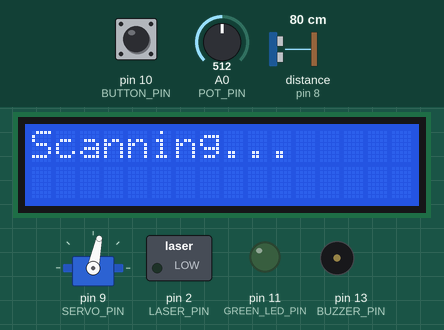
A sketch run on a simulated Arduino Uno, built with avr-gcc and run on an emulated ATmega328P. On the bench: servo, 16×2 character LCD, switched loads named in the sketch (green lamp = pin HIGH), output pins drawn as LEDs (lit = HIGH), buzzer (waves = sounding). Wiring (inferred from the names in the program): ultrasonic range finder: trigger pin 7; echo pin 8. Inputs (shaded band) come from the test bench; at power-on: pin 10 (BUTTON_PIN) HIGH, distance to the obstacle (sensor on pin 8) 80 cm, A0 (POT_PIN) = 512. The echo pulse lasts 58.3 µs per cm; pins used as bus, display or sensor lines are not drawn.

Above: at 1.2 s.
1.3 s: pin 10 (BUTTON_PIN) pulled LOW for 0.15 s
At 2.5 s:
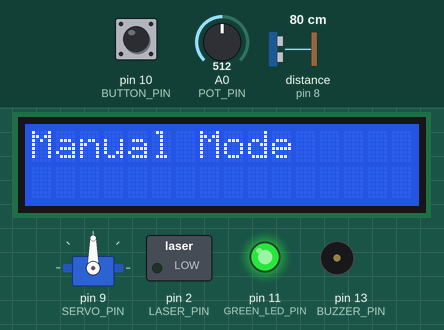
2.9 s: distance to the obstacle (sensor on pin 8) set to 12 cm
4.4 s: distance to the obstacle (sensor on pin 8) set to 9 cm
At 4.73 s:
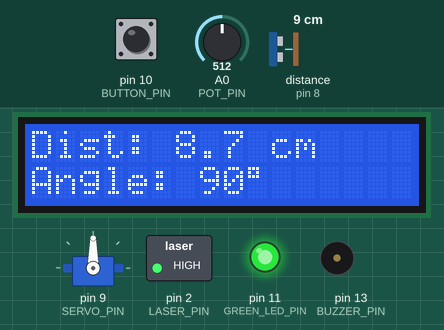
6.0 s: A0 (POT_PIN) set to 716
At 6.41 s:
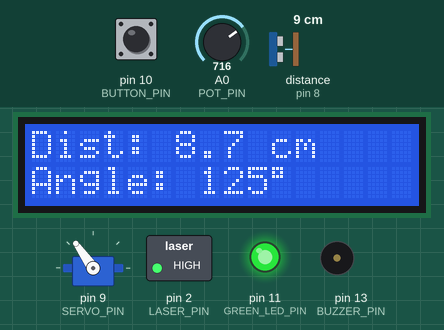
8.8 s: A0 (POT_PIN) set to 306
At 10.57 s:
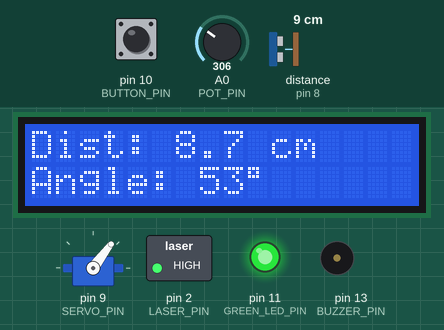
10.6 s: A0 (POT_PIN) set to 0
At 11.21 s:
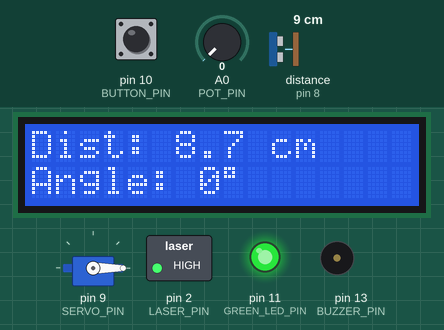
Timing chart, 0 to 13.9 s (numbered marks = the images above; inputs shaded):
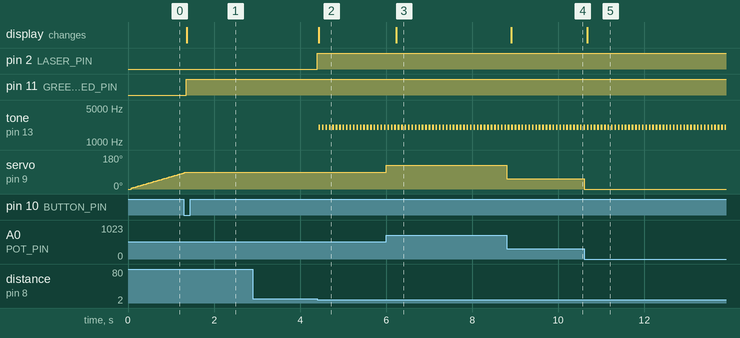

Measured:
- the behaviour switches between 11 and 10 cm on distance to the obstacle (sensor on pin 8) (found by bisection; images 1 and 2)
- after the input at 1.3 s, pin 11 (GREEN_LED_PIN): LOW → HIGH after 0.05 s; servo on pin 9 (SERVO_PIN): goes on until 1.4 s, then stays 90°; the display: changes after 0.07 s (image 1)
- after the input at 2.9 s, every drawn part: stays the same
- after the input at 4.4 s, pin 2 (LASER_PIN): LOW → HIGH at once; tone on pin 13 (BUZZER_PIN): alternates 2000 Hz for 0.04 s and silent for 0.04 s, starting at once; the display: changes at once (image 2)
- after the input at 6.0 s, servo on pin 9 (SERVO_PIN): 90° → 125° at once; the display: changes after 0.23 s (image 3)
- after the input at 8.8 s, servo on pin 9 (SERVO_PIN): 125° → 53° at once; the display: changes after 0.11 s (image 4)
- after the input at 10.6 s, servo on pin 9 (SERVO_PIN): 53° → 0° at once; the display: changes after 0.07 s (image 5)

The sketch:

arduino_radar.ino
```cpp
#include <Servo.h>
#include <Wire.h>
#include <LiquidCrystal_I2C.h>

const int SERVO_PIN = 9;
const int TRIG_PIN = 7;
const int ECHO_PIN = 8;
const int BUZZER_PIN = 13;
const int BUTTON_PIN = 10;
const int GREEN_LED_PIN = 11;
const int POT_PIN = A0;
const int LASER_PIN = 2;

Servo sweepServo;
LiquidCrystal_I2C lcd(0x27, 16, 2);

bool manualMode = false;

int lastButtonReading = HIGH;
int stableButtonState = HIGH;
unsigned long lastDebounceTime = 0;
const unsigned long debounceDelay = 50;

int currentAngle = 0;
int sweepDirection = 1;
unsigned long lastStepTime = 0;
const int stepDelay = 15;

const float ENTER_THRESHOLD_CM = 10.0;
const float EXIT_THRESHOLD_CM = 12.0;

const int REQUIRED_CONSISTENT_READINGS = 1;
int enterCount = 0;
int exitCount = 0;
bool inContactZone = false;

bool beepedThisLeg = false;

bool showingContact = false;
float snapshotDistance = 0;
int snapshotAngle = 0;

unsigned long lastSensorRead = 0;
const int sensorReadInterval = 40;

bool buzzerActive = false;
unsigned long buzzerStartTime = 0;
const int buzzerDuration = 90;
const int buzzerFreq = 2000;

const int manualBuzzerFreq = 2000;
const unsigned long manualBeepOnTime = 30;
const unsigned long manualBeepOffTime = 30;
bool manualBuzzerOn = false;
unsigned long manualBuzzerToggleTime = 0;
bool lastObjectInRange = false;

void setup() {
  Serial.begin(9600);

  sweepServo.attach(SERVO_PIN);
  sweepServo.write(currentAngle);

  pinMode(TRIG_PIN, OUTPUT);
  pinMode(ECHO_PIN, INPUT);
  digitalWrite(TRIG_PIN, LOW);

  pinMode(BUZZER_PIN, OUTPUT);
  pinMode(BUTTON_PIN, INPUT_PULLUP);
  pinMode(GREEN_LED_PIN, OUTPUT);
  digitalWrite(GREEN_LED_PIN, LOW);

  pinMode(LASER_PIN, OUTPUT);
  digitalWrite(LASER_PIN, LOW);

  lcd.init();
  lcd.backlight();
  lcd.setCursor(0, 0);
  lcd.print("Scanning...");
}

float readDistanceCM() {
  digitalWrite(TRIG_PIN, LOW);
  delayMicroseconds(2);
  digitalWrite(TRIG_PIN, HIGH);
  delayMicroseconds(10);
  digitalWrite(TRIG_PIN, LOW);

  long duration = pulseIn(ECHO_PIN, HIGH, 25000);
  if (duration == 0) return -1;

  return duration * 0.0343 / 2.0;
}

void handleButton() {
  int reading = digitalRead(BUTTON_PIN);

  if (reading != lastButtonReading) {
    lastDebounceTime = millis();
  }

  if ((millis() - lastDebounceTime) > debounceDelay) {
    if (reading != stableButtonState) {
      stableButtonState = reading;

      if (stableButtonState == LOW) {
        manualMode = !manualMode;
        digitalWrite(GREEN_LED_PIN, manualMode ? HIGH : LOW);

        noTone(BUZZER_PIN);
        buzzerActive = false;
        manualBuzzerOn = false;
        lastObjectInRange = false;
        inContactZone = false;
        enterCount = 0;
        exitCount = 0;
        beepedThisLeg = false;
        showingContact = false;
        digitalWrite(LASER_PIN, LOW);

        lcd.clear();
        if (manualMode) {
          lcd.setCursor(0, 0);
          lcd.print("Manual Mode");
        } else {
          lcd.setCursor(0, 0);
          lcd.print("Scanning...");
        }
      }
    }
  }

  lastButtonReading = reading;
}

void triggerPing() {
  buzzerActive = true;
  buzzerStartTime = millis();
  tone(BUZZER_PIN, buzzerFreq);
}

void updateSweepBuzzer() {
  if (!buzzerActive) return;
  if (millis() - buzzerStartTime >= buzzerDuration) {
    noTone(BUZZER_PIN);
    buzzerActive = false;
  }
}

void updateManualBuzzer(bool objectInRange) {
  if (!objectInRange) {
    if (manualBuzzerOn) {
      noTone(BUZZER_PIN);
      manualBuzzerOn = false;
    }
    return;
  }

  unsigned long now = millis();
  if (manualBuzzerOn) {
    if (now - manualBuzzerToggleTime >= manualBeepOnTime) {
      noTone(BUZZER_PIN);
      manualBuzzerOn = false;
      manualBuzzerToggleTime = now;
    }
  } else {
    if (now - manualBuzzerToggleTime >= manualBeepOffTime) {
      tone(BUZZER_PIN, manualBuzzerFreq);
      manualBuzzerOn = true;
      manualBuzzerToggleTime = now;
    }
  }
}

void showContactScreen(float distance, int angle) {
  lcd.setCursor(0, 0);
  lcd.print("Dist: ");
  lcd.print(distance, 1);
  lcd.print(" cm   ");

  lcd.setCursor(0, 1);
  lcd.print("Angle: ");
  lcd.print(angle);
  lcd.print((char)223);
  lcd.print("   ");
}

void runSweepMode() {
  unsigned long nowStep = millis();
  unsigned long elapsed = nowStep - lastStepTime;
  if (elapsed >= (unsigned long)stepDelay) {
    int stepsToMove = elapsed / stepDelay;
    lastStepTime += (unsigned long)stepsToMove * stepDelay;

    currentAngle += sweepDirection * stepsToMove;

    if (currentAngle >= 180) {
      currentAngle = 180;
      sweepDirection = -1;
      beepedThisLeg = false;
    } else if (currentAngle <= 0) {
      currentAngle = 0;
      sweepDirection = 1;
      beepedThisLeg = false;
    }

    sweepServo.write(currentAngle);
  }

  if (millis() - lastSensorRead >= sensorReadInterval) {
    lastSensorRead = millis();
    float distance = readDistanceCM();

    if (distance <= 0) {
      distance = 999.0;
    }

    bool justEnteredZone = false;

    if (!inContactZone) {
      if (distance <= ENTER_THRESHOLD_CM) {
        enterCount++;
        if (enterCount >= REQUIRED_CONSISTENT_READINGS) {
          inContactZone = true;
          justEnteredZone = true;
          enterCount = 0;
          exitCount = 0;
        }
      } else {
        enterCount = 0;
      }
    } else {
      if (distance > EXIT_THRESHOLD_CM) {
        exitCount++;
        if (exitCount >= REQUIRED_CONSISTENT_READINGS) {
          inContactZone = false;
          enterCount = 0;
          exitCount = 0;

          beepedThisLeg = false;

          if (showingContact) {
            lcd.clear();
            lcd.setCursor(0, 0);
            lcd.print("Scanning...");
            showingContact = false;
          }
        }
      } else {
        exitCount = 0;
      }
    }

    if (justEnteredZone) {
      digitalWrite(LASER_PIN, HIGH);

      snapshotDistance = distance;
      snapshotAngle = currentAngle;

      if (!showingContact) {
        lcd.clear();
        showingContact = true;
      }
      showContactScreen(snapshotDistance, snapshotAngle);

      beepedThisLeg = true;
      triggerPing();

      // UPDATED: Delay changed from 100ms (0.1s) to 250ms (0.25s)
      delay(250);

      digitalWrite(LASER_PIN, LOW);

      lastStepTime = millis();
      lastSensorRead = millis();

    } else if (inContactZone && !beepedThisLeg) {
      triggerPing();
      beepedThisLeg = true;
    }
  }

  updateSweepBuzzer();
}

void runManualMode() {
  int potValue = analogRead(POT_PIN);
  int manualAngle = map(potValue, 0, 1023, 0, 180);
  sweepServo.write(manualAngle);

  if (millis() - lastSensorRead >= sensorReadInterval) {
    lastSensorRead = millis();
    float distance = readDistanceCM();

    if (distance <= 0) {
      distance = 999.0;
    }

    if (distance <= ENTER_THRESHOLD_CM) {
      digitalWrite(LASER_PIN, HIGH);

      lcd.setCursor(0, 0);
      lcd.print("Dist: ");
      lcd.print(distance, 1);
      lcd.print(" cm   ");

      lcd.setCursor(0, 1);
      lcd.print("Angle: ");
      lcd.print(manualAngle);
      lcd.print((char)223);
      lcd.print("   ");

      lastObjectInRange = true;
    } else {
      digitalWrite(LASER_PIN, LOW);

      lastObjectInRange = false;

      lcd.setCursor(0, 0);
      lcd.print("Manual Mode   ");
      lcd.setCursor(0, 1);
      lcd.print("               ");
    }
  }

  updateManualBuzzer(lastObjectInRange);
}

void loop() {
  handleButton();

  if (manualMode) {
    runManualMode();
  } else {
    runSweepMode();
  }
}
```
